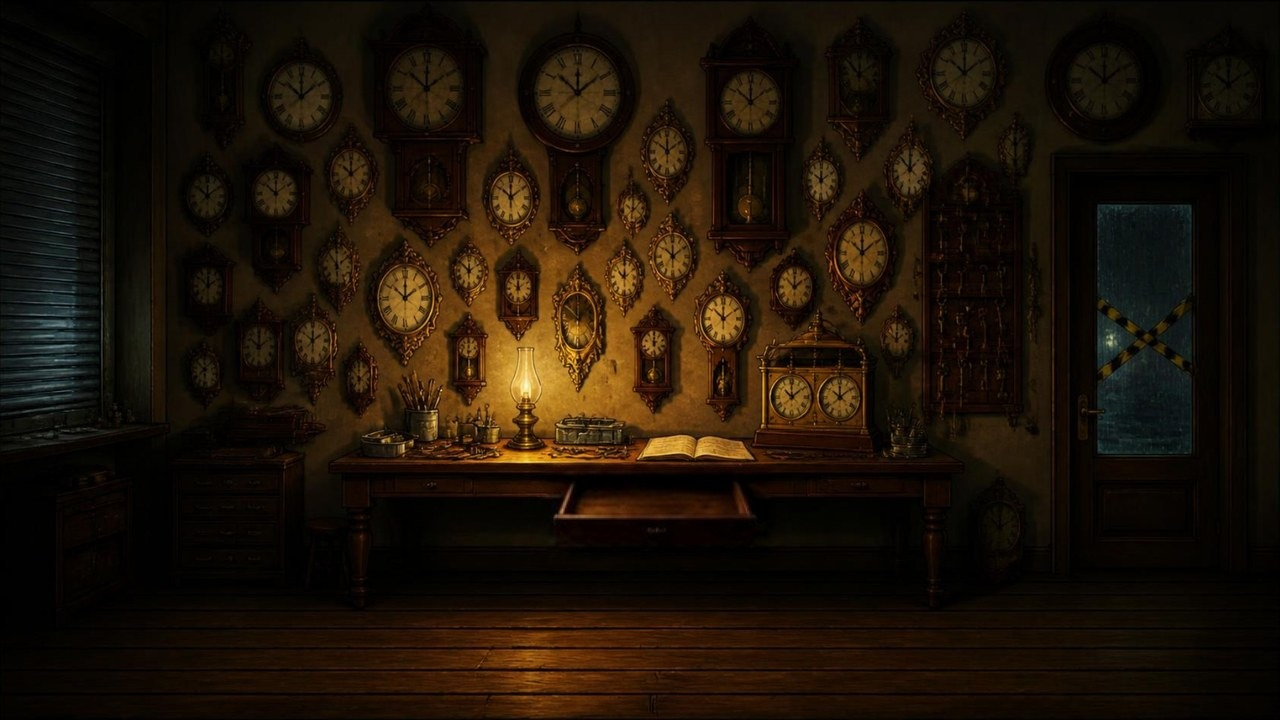
#> input picture art/bg/ferreira_drawer_empty.jpg, 1280 x 720 px
$ python greykey.py ../art/bg/ferreira_drawer_empty.jpg
#> lines starting #> are read from the running program, lines starting #| are printed output that depends on the picture; after the words box and inside, x2 and y2 are one past the last pixel; in counts of white or black regions, pixels touching at a corner belong together
# Re-composites figures painted on a flat grey backdrop onto white, so
# matte.py's white keying works:  python3 scripts/greykey.py file.png [...]
import os, sys, numpy as np
from PIL import Image
from scipy import ndimage as ndi
for f in sys.argv[1:]:
    im = np.asarray(Image.open(f).convert('RGB')).astype(np.float32)
    border = np.concatenate([im[:8].reshape(-1, 3), im[-8:].reshape(-1, 3), im[:, :8].reshape(-1, 3), im[:, -8:].reshape(-1, 3)])
    bgc = np.median(border, 0)
#> bgc = [11, 8, 3]
    if bgc.min() > 240: continue
    # a smooth backdrop model: blur of the border-connected flat area
    d = np.abs(im - bgc).max(2)
    flat = (d < 14) & ((im.max(2) - im.min(2)) < 16)
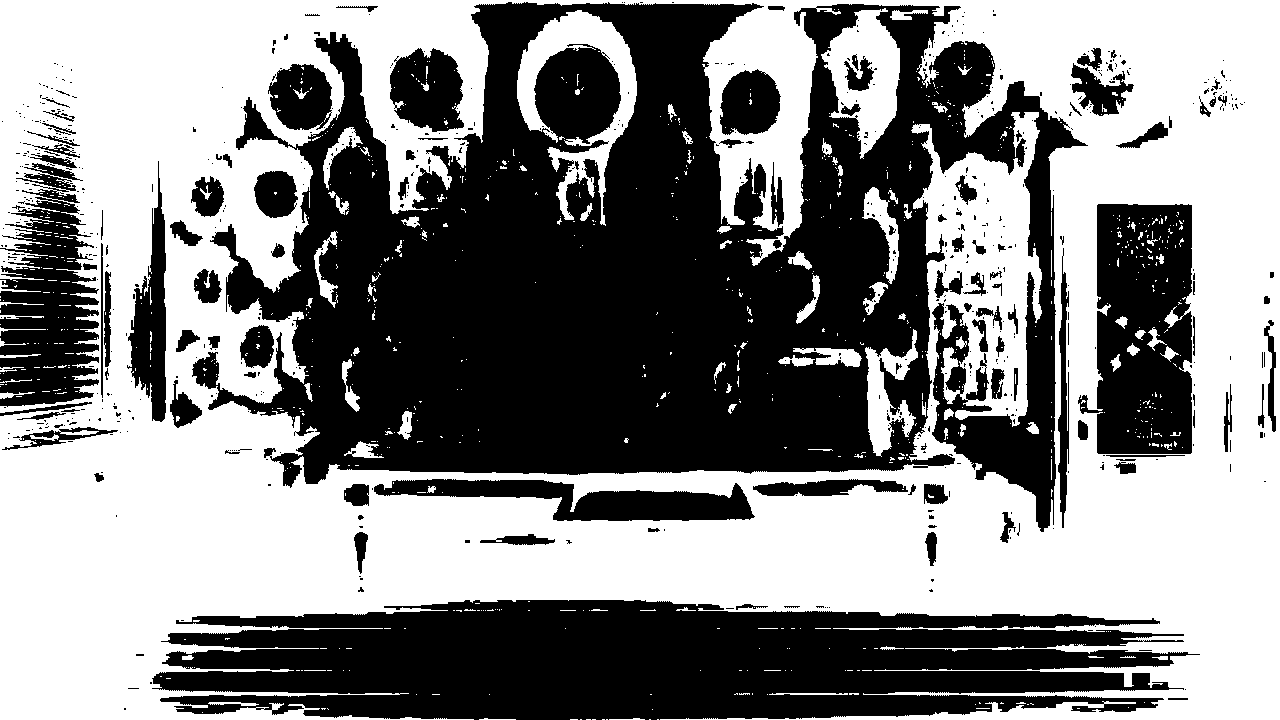
#> flat: shape (720, 1280) bool; 52.5% white; 666 black regions (554 under 20 px), largest, box (x1, y1, x2, y2) and area: (192, 2, 1088, 532) 255506, (152, 600, 1200, 720) 95763, (1078, 204, 1192, 454) 22098
    lab, n = ndi.label(flat)
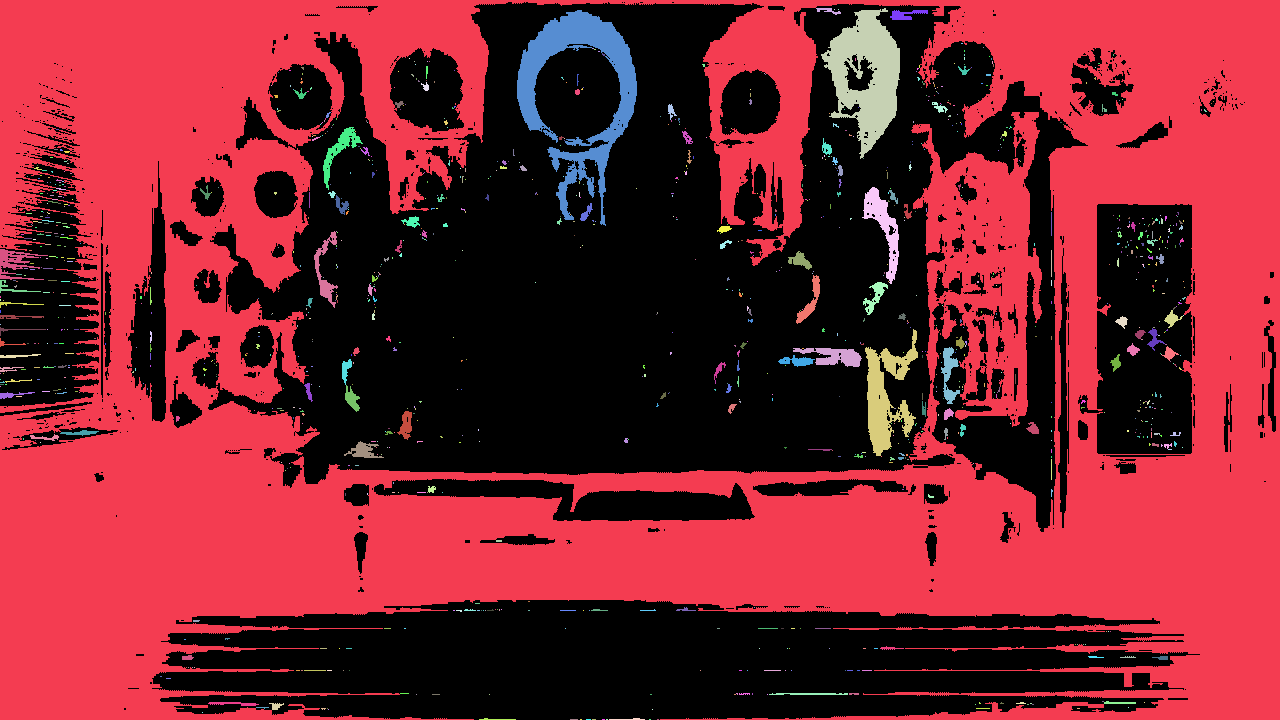
#> lab: shape (720, 1280) int32; 1171 distinct labels, from 0 to 1170; one colour per label, 0 black
#> n = 1170
    edge = set(np.unique(np.concatenate([lab[0], lab[-1], lab[:, 0], lab[:, -1]]))) - {0}
#> edge = 29 items
    # also enclosed pockets of backdrop (between legs, under arms, inside a stool)
    sizes = ndi.sum(np.ones_like(lab), lab, range(1, n + 1))
#> sizes = 1170 values, max 451958 at index 0, min 1 at index 3, mean 413.5
    big = {i + 1 for i, sz in enumerate(sizes) if sz > 250}
#> big = 13 items
    if os.environ.get('KEEP_PALE_POCKETS'):
        # a pale grey shirt can match the backdrop: a pocket ringed by pale, unsaturated
        # paint is shirt, not a gap under an arm (those are ringed by jacket, skin or shadow)
        for i in list(big - edge):
            z = lab == i
            ring = ndi.binary_dilation(z, iterations=6) & ~z & ~flat
            c = im[ring].mean(0) if ring.any() else np.zeros(3)
            if c.min() > 85 and c.max() - c.min() < 20: big.discard(i)
    edge |= big
#> edge = 40 items
    # tiny pockets (inside hair curls) only when they match the backdrop closely
    close = ndi.mean(d, lab, range(1, n + 1))
#> close = 1170 values, max 13 at index 3, min 3 at index 8, mean 7.93
    edge |= {i + 1 for i, sz in enumerate(sizes) if 6 <= sz <= 250 and close[i] < 6}
#> edge = 100 items
    bg = np.isin(lab, list(edge))
#> bg: shape (720, 1280) bool; 51.8% white; 659 black regions (547 under 20 px), largest, box (x1, y1, x2, y2) and area: (192, 2, 1088, 532) 258558, (152, 600, 1200, 720) 96450, (1078, 204, 1192, 454) 23490
    # local backdrop colour (handles a soft vignette)
    w = ndi.gaussian_filter(bg.astype(np.float32), 25) + 1e-3
    loc = np.dstack([ndi.gaussian_filter(im[..., c] * bg, 25) / w for c in range(3)])
    loc[w < 0.02] = bgc
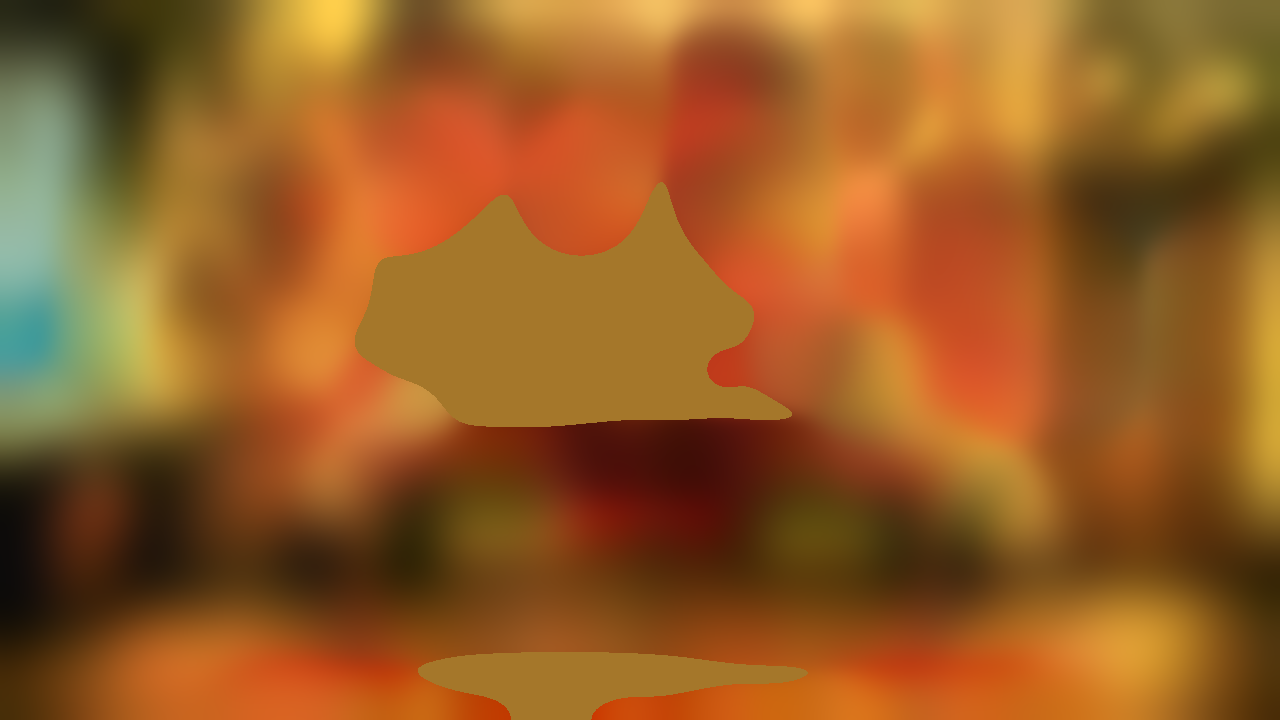
#> loc: shape (720, 1280, 3) float32; mean R, G, B 10.03, 6.31, 2.66; drawn with min black and max white
    dist = np.abs(im - loc).max(2)
    a = np.clip((dist - 6) / 34, 0, 1)
    a[bg] = 0
#> a: shape (720, 1280) float32; min 0, max 1, mean 0.289
    a = np.maximum(a, ndi.binary_erosion(~bg, iterations=3))
    # eat the light rim Canva paints round the figure
    rim = ndi.binary_dilation(bg, iterations=2) & ~bg
#> rim: shape (720, 1280) bool; 7% white in thin lines or dots
    a[rim] *= np.clip((dist[rim] - 10) / 40, 0, 1)
#> a: shape (720, 1280) float32; min 0, max 1, mean 0.398
    # small white specks on the outline (a sticker-like rim on the hair) go too
    wh = (im.min(2) > 200) & ((im.max(2) - im.min(2)) < 24) & (a > 0)
#> wh: shape (720, 1280) bool; every value is 0
    wl, wn = ndi.label(wh)
#> wl: shape (720, 1280) int32; every value is 0
#> wn = 0
    if wn:
        near = ndi.binary_dilation(a == 0, iterations=3)
        ws = ndi.sum(np.ones_like(wl), wl, range(1, wn + 1)); wt = ndi.maximum(near, wl, range(1, wn + 1))
        kill = np.isin(wl, [i + 1 for i in range(wn) if ws[i] < 1500 and wt[i]])
        a[ndi.binary_dilation(kill, iterations=1)] = 0
    # un-mix the backdrop from edge pixels, then lay over white
    a3 = np.clip(a, 0.05, 1)[..., None]
    fg = np.clip((im - (1 - a3) * loc) / a3, 0, 255)
    out = fg * a[..., None] + 255 * (1 - a[..., None])
    # keep the key as alpha too, so matte.py can drop pockets it would otherwise keep
    hole = (a < 0.35) & ~ndi.binary_erosion(bg, iterations=1)
#> hole: shape (720, 1280) bool; 12.9% white; 305 white regions (162 under 20 px), largest, box (x1, y1, x2, y2) and area: (0, 0, 1280, 720) 82954, (1077, 203, 1196, 475) 2705, (371, 478, 756, 522) 2605
    alpha = np.where(bg | hole, 0, 255).astype(np.uint8)
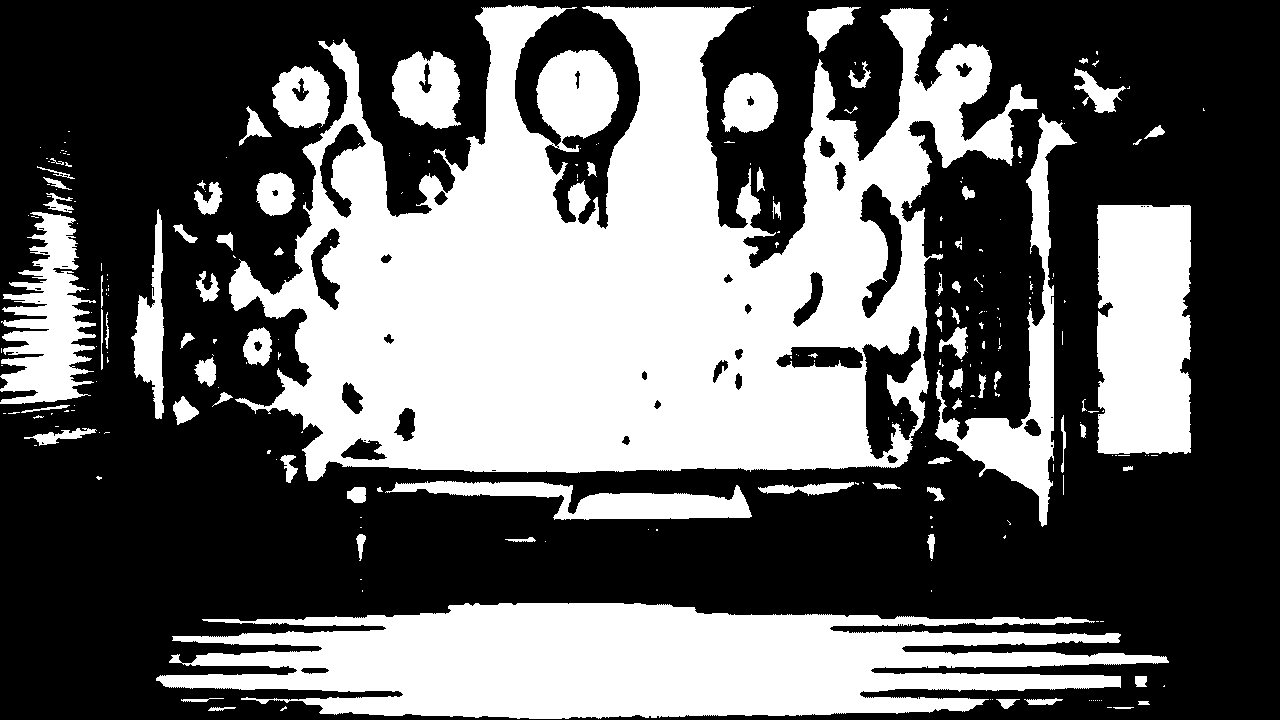
#> alpha: shape (720, 1280); 39.8% white; 265 white regions (186 under 20 px), largest, box (x1, y1, x2, y2) and area: (229, 5, 1038, 481) 212728, (156, 603, 1169, 719) 77381, (1097, 205, 1191, 454) 22414
    Image.fromarray(np.dstack([out.astype(np.uint8), alpha])).save(f)
    print('keyed', f, bgc)
#| keyed ../art/bg/ferreira_drawer_empty.jpg [11.  8.  3.]

$ run again, on art/bg/cabin.jpg
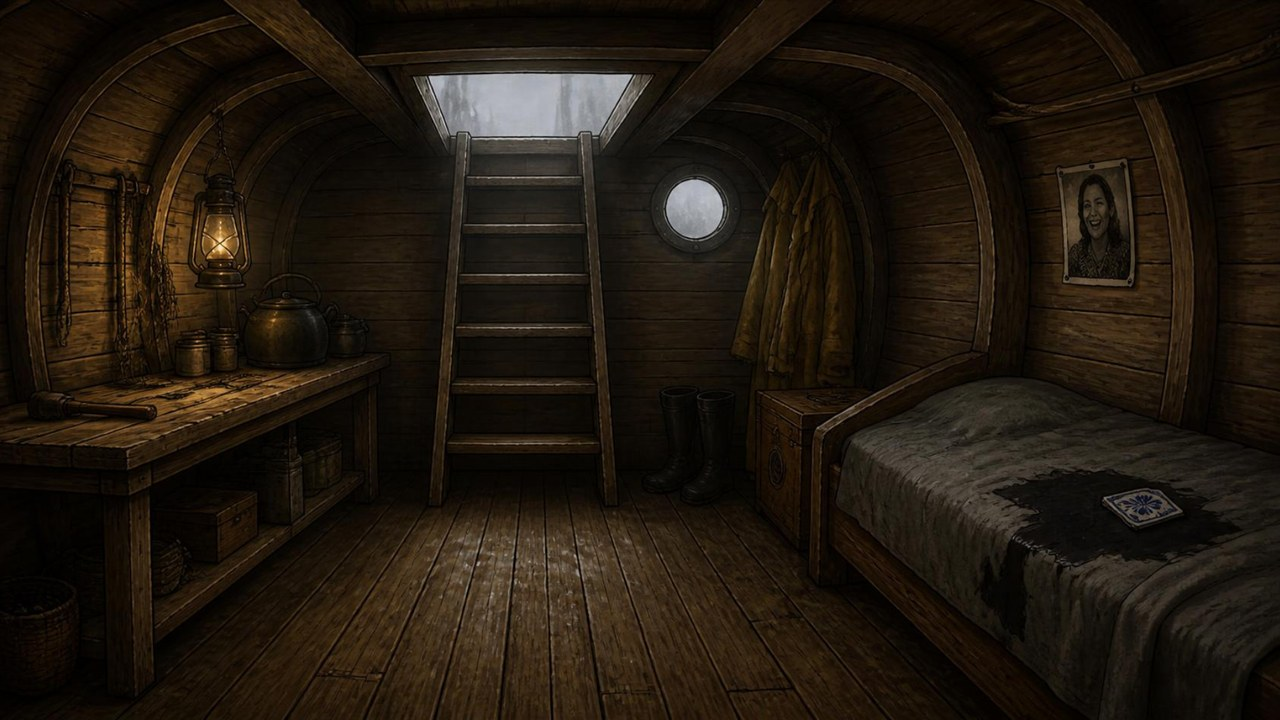
#> input picture art/bg/cabin.jpg, 1280 x 720 px
#> bgc = [20, 13, 5]
#> flat: shape (720, 1280) bool; 35.1% white; 1932 white regions (1757 under 20 px), largest, box (x1, y1, x2, y2) and area: (0, 0, 1280, 720) 266633, (0, 0, 246, 423) 17175, (0, 576, 81, 692) 4371
#> `lab, n = ndi.label(flat)`:
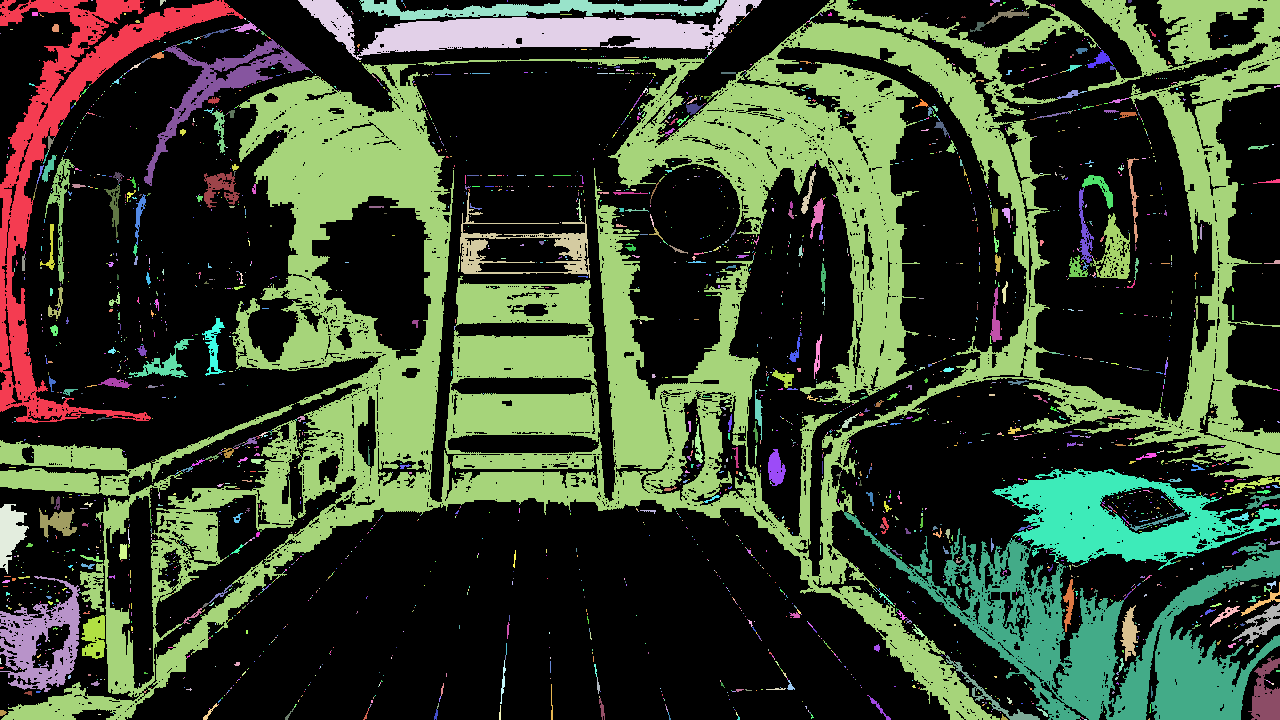
#> lab: shape (720, 1280) int32; 2942 distinct labels, from 0 to 2941; one colour per label, 0 black
#> n = 2941
#> `edge = set(np.unique(np.concatenate([lab[0], lab[-1], lab[:, 0], lab[:..`: edge = 51 items
#> sizes = 2941 values, max 210634 at index 10, min 1 at index 7, mean 109.9
#> big = 29 items
#> `edge |= big`: edge = 68 items
#> close = 2941 values, max 13 at index 14, min 0 at index 133, mean 9.88
#> `edge |= {i + 1 for i, sz in enumerate(sizes) if 6 <= sz <= 250 and clo..`: edge = 139 items
#> bg: shape (720, 1280) bool; 33.5% white; 119 white regions (46 under 20 px), largest, box (x1, y1, x2, y2) and area: (0, 0, 1280, 720) 252606, (0, 0, 244, 423) 16996, (298, 0, 762, 60) 11496
#> rim: shape (720, 1280) bool; 10.7% white in thin lines or dots
#> wh: shape (720, 1280) bool; 0% white in thin lines or dots, all inside (x1, y1, x2, y2) = (430, 88, 543, 139)
#> wl: shape (720, 1280) int32; 6 distinct labels, from 0 to 5
#> wn = 5
#> near: shape (720, 1280) bool; 52% white; 188 black regions (105 under 20 px), largest, box (x1, y1, x2, y2) and area: (135, 502, 943, 720) 122160, (413, 50, 1022, 560) 88680, (0, 0, 388, 466) 74640
#> ws = [1, 1, 1, 1, 1]
#> wt = [False, False, False, False, False]
#> kill: shape (720, 1280) bool; every value is 0
#> hole: shape (720, 1280) bool; 20.2% white; 777 white regions (564 under 20 px), largest, box (x1, y1, x2, y2) and area: (0, 0, 1280, 720) 143421, (0, 0, 246, 425) 11280, (142, 37, 311, 189) 3103
#> `alpha = np.where(bg | hole, 0, 255).astype(np.uint8)`:
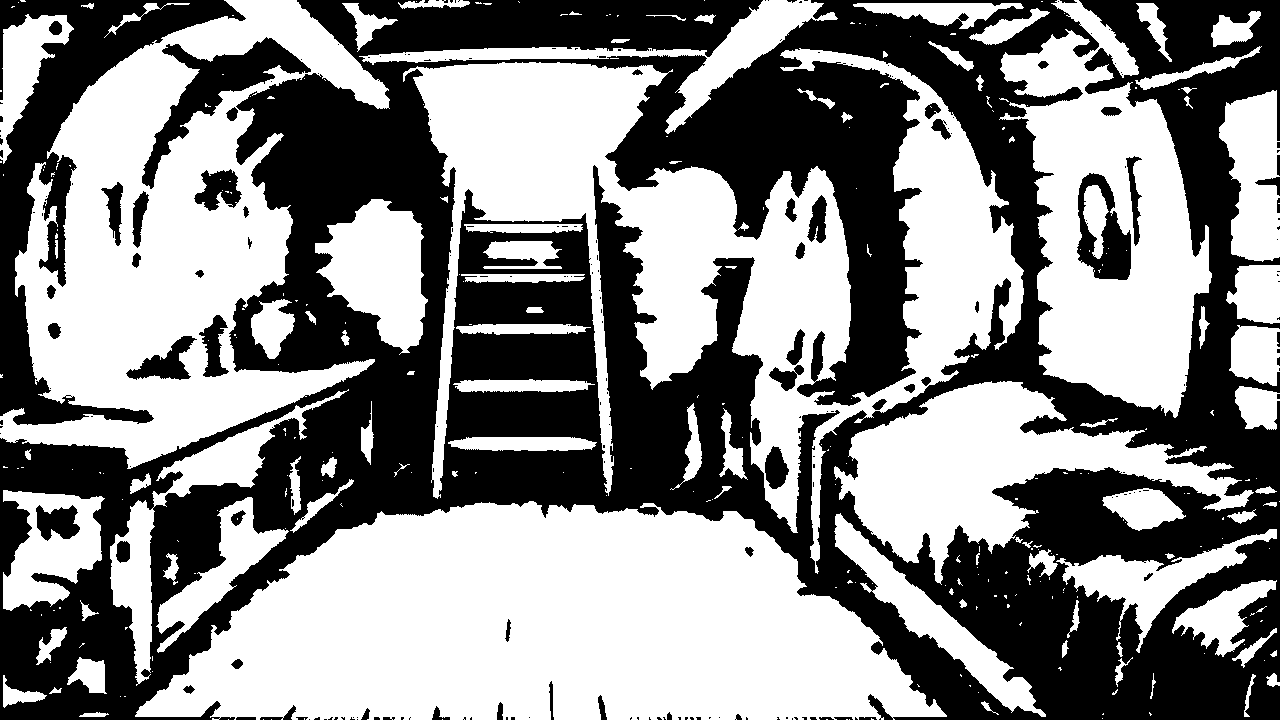
#> alpha: shape (720, 1280); 53.7% white; 219 black regions (157 under 20 px), largest, box (x1, y1, x2, y2) and area: (0, 0, 1280, 720) 379380, (0, 0, 246, 425) 25504, (142, 37, 311, 189) 6062
#| keyed ../art/bg/cabin.jpg [20. 13.  5.]
